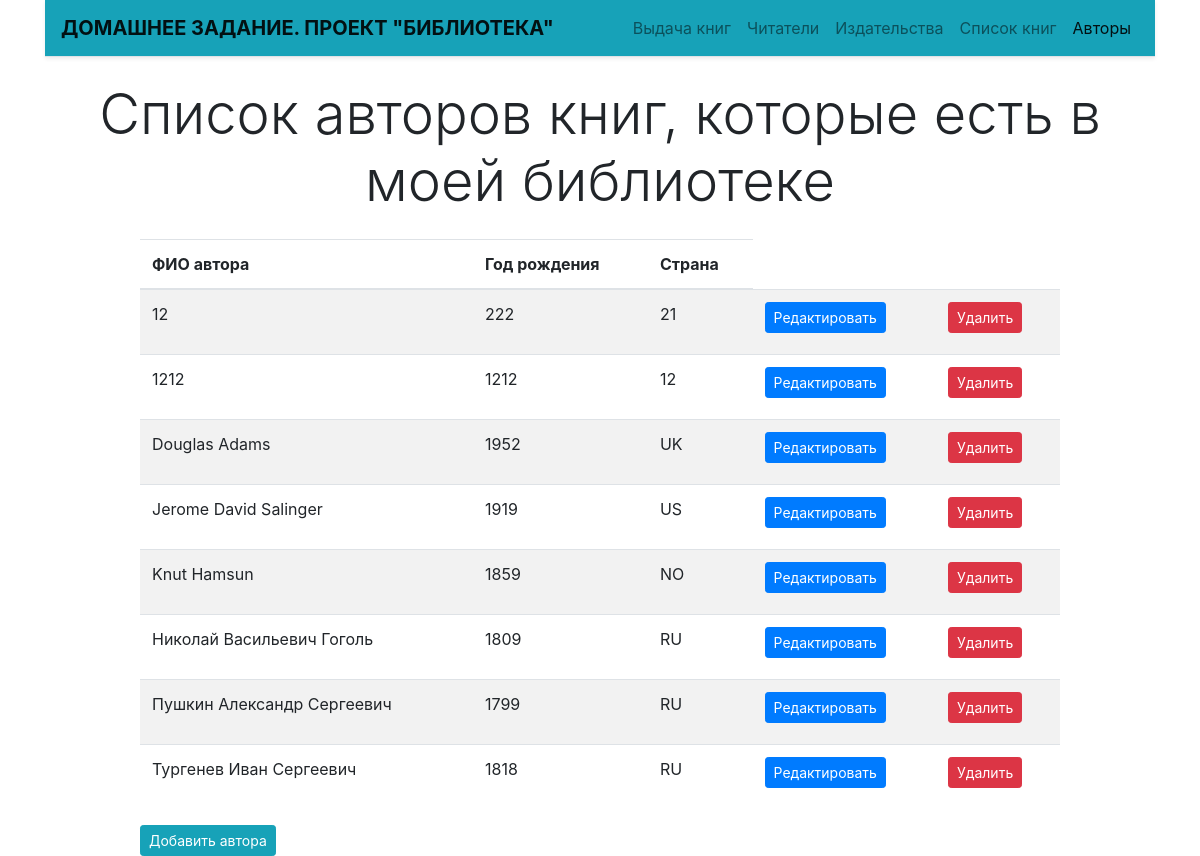
Page /author/ on the committed database.
### p_library/models.py (models this page shows, shortened)
class Author(models.Model):
    full_name = models.TextField(max_length=100, unique=True, verbose_name='Имя автора')
    birth_year = models.SmallIntegerField(verbose_name='Дата рождения автора')
    country = models.CharField(max_length=2, verbose_name='Страна автора')
    class Meta:
        verbose_name = 'Автор'
        verbose_name_plural = 'Авторы'
        ordering = ['full_name']

### p_library/views.py (the view)
# urls.py: path('', views.author_list, name='author_list'),
def author_list(request):
    template = loader.get_template('author_list.html')
    author = Author.objects.all()
    biblio_data = {
        "objects_list": author,
    }
    return HttpResponse(template.render(biblio_data, request))

### p_library/templates/author_list.html (shortened to what this page needs)
{% extends 'base.html' %}
{% block content %}
<h3 class="display-4 text-center my-4">Список авторов книг, которые есть в моей библиотеке</h3>
<div class="row">
    <div class="col-md-10 mx-auto">
        <table class="table table-striped">
            <thead>
                <tr>
                    <th> ФИО автора </th>
                    <th> Год рождения </th>
                    <th> Страна </th>
                </tr>
            </thead>
            <tbody>
                {% for item in objects_list %}
                <tr>
                    <td>
                        <p>{{ item.full_name }}</p>
                    </td>
                    <td>
                        <p>{{ item.birth_year }}</p>
                    </td>
                    <td>
                        <p>{{ item.country }}</p>
                    </td>
                    <td>
                        <a href="{% url 'p_library:author_update' pk=item.id %}">
                            <button type="button" class="btn btn-primary btn-sm">Редактировать</button>
                        </a>
                    </td>
                    <td>
                        <a href="{% url 'p_library:author_delete' pk=item.id %}">
                            <button type="button" class="btn btn-danger btn-sm">Удалить</button>
                        </a>
                    </td>
                </tr>
                {% endfor %}
            </tbody>
        </table>
    </div>
</div>
<div class="row">
    <div class="col-md-10 mx-auto">
        <a href="{% url 'p_library:author_create' %}">
            <button type="button" class="btn btn-info btn-sm">Добавить автора</button>
        </a>
    </div>
</div>
{% endblock %}

### rows in the picture
Author: full_name "12", birth_year "222", country "21"
Author: full_name "1212", birth_year "1212", country "12"
Author: full_name "Douglas Adams", birth_year "1952", country "UK"
Author: full_name "Jerome David Salinger", birth_year "1919", country "US"
Author: full_name "Knut Hamsun", birth_year "1859", country "NO"
Author: full_name "Николай Васильевич Гоголь", birth_year "1809", country "RU"
Author: full_name "Пушкин Александр Сергеевич", birth_year "1799", country "RU"
Author: full_name "Тургенев Иван Сергеевич", birth_year "1818", country "RU"
